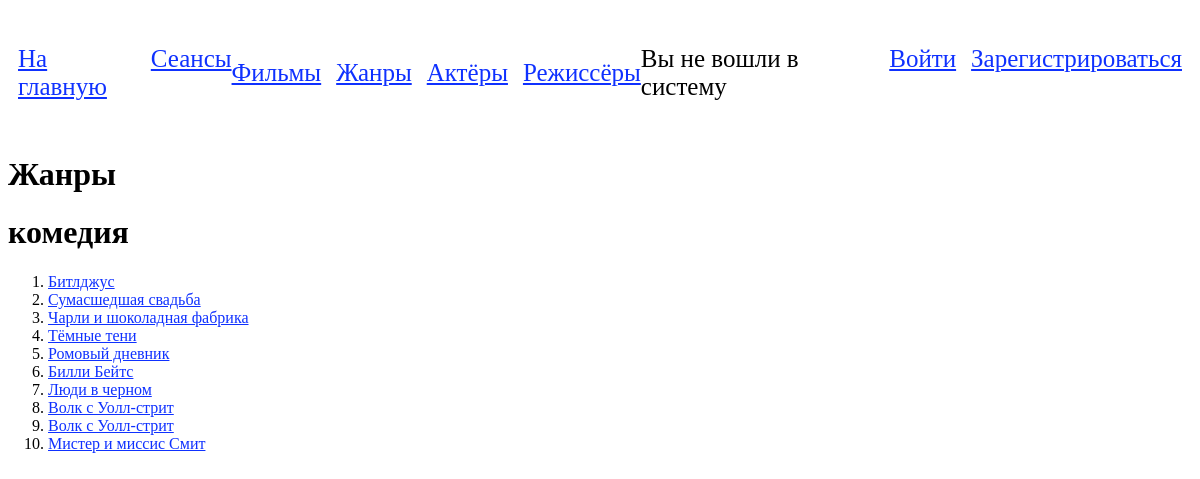
Page /film_by_genre/1/ on the committed database.
### app/models.py (models this page shows)
class Genre(models.Model):
    genre = models.CharField(max_length=100)
    def __str__(self):
        return self.genre

class Film(models.Model):
    name = models.CharField(max_length=100)
    description = models.CharField(max_length=500, null=True)
    release_date = models.DateField()
    director = models.ManyToManyField(Director, related_name='directed_films')
    genre = models.ManyToManyField(Genre)
    actors = models.ManyToManyField(Actor, related_name='acted_films')
    duration = models.IntegerField()  # minutes
    def __str__(self):
        return self.name

### app/views.py (the view)
# urls.py: path('film_by_genre/<int:genre_id>/', views.film_by_genre, name='film_by_genre'),
def film_by_genre(request, genre_id):
    genre = get_object_or_404(Genre, pk=genre_id)
    films = genre.film_set.all()
    return render(request, 'cinema/film_by_genre.html', {'genre': genre, 'films': films})

### templates/cinema/film_by_genre.html (shortened to what this page needs)
{% extends 'cinema/base.html' %}
{% block content %}
    <h1>Жанры</h1>
    <h1>{{ genre }}</h1>
    <ul style="list-style-type: decimal">
    {% for film in films %}
        <li>
            <a href="{% url 'film_detail' film.id %}">{{film}}</a>
        </li>
        {% empty %}
            <p>Нет жанров для этого фильма.</p>
    {% endfor %}
    </ul>
{% endblock %}

### static/css/styles.css (style rules this page uses)
a { color: #0f31ff; }

### rows in the picture
Genre: genre "комедия"
Film: name "Битлджус"
Film: name "Сумасшедшая свадьба"
Film: name "Чарли и шоколадная фабрика"
Film: name "Тёмные тени"
Film: name "Ромовый дневник"
Film: name "Билли Бейтс"
Film: name "Люди в черном"
Film: name "Волк с Уолл-стрит"
Film: name "Волк с Уолл-стрит"
Film: name "Мистер и миссис Смит"
